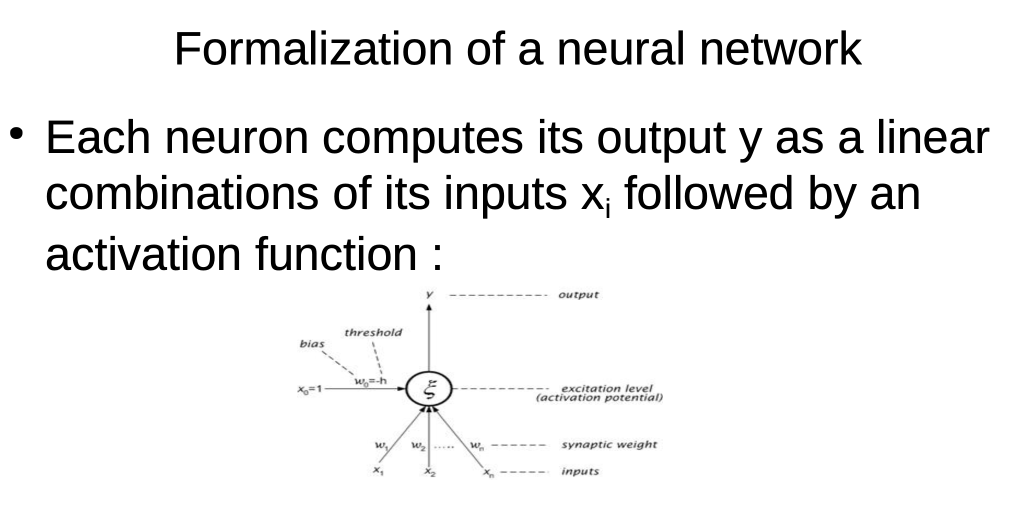
#> input picture png/NN_presentation.png, 2022 x 1022 px, found by its file name (shown at 1/2 size); the run also reads 1 picture not shown here
$ jupyter execute --allow-errors 02_Perceptron.ipynb
#> lines starting #> are read from the running program, lines starting #| are printed output that depends on the picture
[cell 1]
#!pip install tensorflow

[cell 2]
# import tensorflow as tf
# ! pip install Pillow
from PIL import Image
from IPython.display import display

Ouvrir l'image et afficher sa taille d'origine

[cell 3]
def red_png(path, factor=0.3, yes=0):
    '''This function to display a reduce image.png
    Args:
        path : directory/image.png
        factor : the reduction factor
        yes : set to 0 by default, if put to 1 it means that the size before and after will be displayed
    '''
#> called with path = './png/NN_presentation.png', factor = 0.4, yes = 0
    img = Image.open(path)
#> img is the input picture: PIL image 2022x1022 RGBA; mean R, G, B, A 239.6, 239.6, 239.6, 255
    if yes:
        print("Taille d'origine :", img.size)

    # Redimensionner l'image à 50% de sa taille d'origine
    new_size = (int(img.width * factor), int(img.height * factor))
    img_resized = img.resize(new_size)
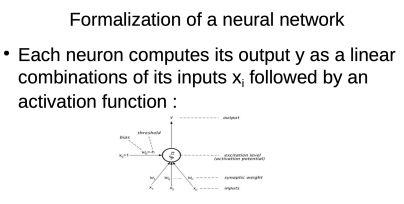
#> img_resized: PIL image 808x408 RGBA (shown at 1/2 size); mean R, G, B, A 239.6, 239.6, 239.6, 255

    # Afficher la nouvelle taille de l'image
    if yes:
        print("Nouvelle taille :", img_resized.size)

    # Afficher l'image redimensionnée dans le notebook
    display(img_resized)
    print("Source: DeepLearningIASD.pdf Tristan Cazenave PSL Dauphine")

[cell 4]
red_png(r'./png/NN_presentation.png', factor=.4)

[cell 5]
red_png(r'./png/NN_linear.png')
#> call 2 of red_png, with path = './png/NN_linear.png', factor = 0.3, yes = 0
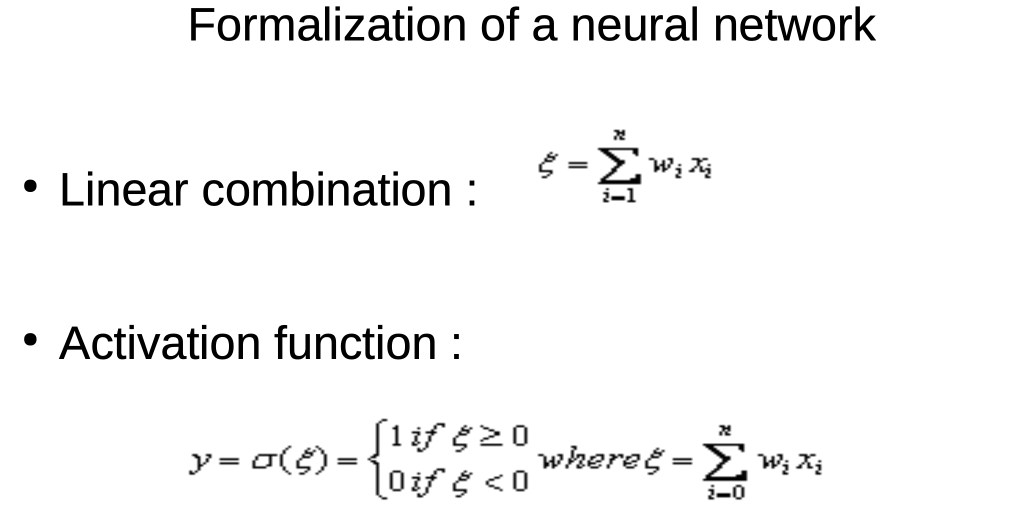
#> input picture png/NN_linear.png, 2022 x 1022 px, found by its file name (shown at 1/2 size)
#> in red_png, img is the input picture: PIL image 2022x1022 RGBA; mean R, G, B, A 244.8, 244.8, 244.8, 255
#> in red_png (call 2), `img_resized = img.resize(new_size)`:
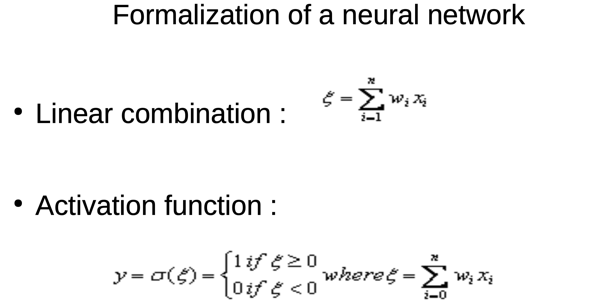
#> img_resized: PIL image 606x306 RGBA; mean R, G, B, A 244.7, 244.7, 244.7, 255

[cell 6]
red_png(r'./png/NN_activation.png')
#> call 3 of red_png, with path = './png/NN_activation.png', factor = 0.3, yes = 0
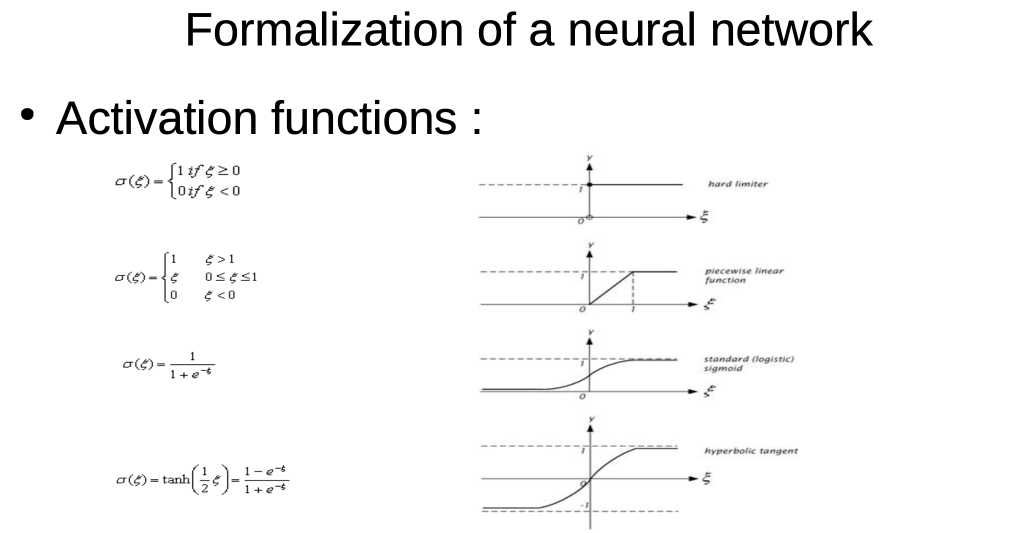
#> input picture png/NN_activation.png, 2022 x 1066 px, found by its file name (shown at 1/2 size)
#> in red_png, img is the input picture: PIL image 2022x1066 RGBA; mean R, G, B, A 247.6, 247.6, 247.6, 255
#> in red_png (call 3), `img_resized = img.resize(new_size)`:
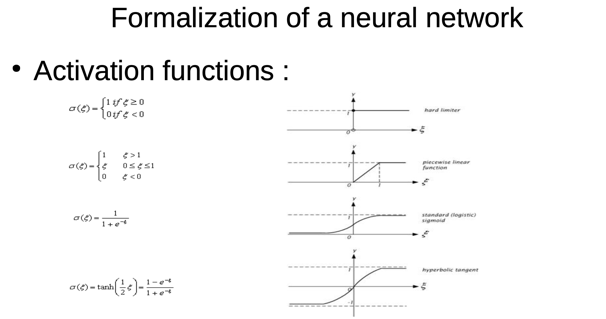
#> img_resized: PIL image 606x319 RGBA; mean R, G, B, A 247.5, 247.5, 247.5, 255

# Optimisation

Each layer of the first layer transforms the inputs (data) such as:

$output = relu(dot(W,input) + b$

The tensors $W$ and $b$ are the attributes of the layer. They are called the **weights** or trainable parameters.
They are respectively named the attributs $kernel$ and $bias$.
These weights contain all the information learned by the network thanks to the exposition to the training data.

### The steps
- The random initialisation: the initial $weights$ contain small values chosen randomly. Of course the results are unlikely to be satisfying, it is just a starting point.
- The training loop: the weights are adjusted progressively in function of the return signal:
1. Randomly select a batch (_lot_) of training examples x and their associated labels y
2. launch the execution on the lot x (this step is called the **forward pass**) to obtain the predictions $y_pred$
3. Compute the loss of the network on the batch, i.e. mesure the shift between $y$ and $y_pred$
4. Update all the weights of the network in order to reduce slightly (_légèrement_) the loss over the batch

By the end of the process, the network will have a low loss on the training data set, i.e. a low shift between the predictions $y_pred$ and the expected labels $y$.
The network has learnt how to associate the inputs data to the correct targeted labels.

Of course, for a network (sometimes contains millions, billions of weights) the method to update the weights will be done globally.

All the operations used in the network are **differentiable** (have a derivative), we will thus compute the **Gradient to the loss** with respect to the coefficients of the network (_par rapport aux coefficients du réseau_).

We will then, move the coefficients in the opposit direction to the one of the gradient, thus reducing the loss.

# Backpropagation (_rétropropagation_)

## Example on the Perceptron to understand the backpropagation

Neural network with:
- two inputs $(i_1, i_2)$,
- two outputs $(o_1, o_2)$ and
- two hidden layers $(h_1, h_2)$

[cell 7]
red_png(r'./png/Perceptron.png', factor=.4)
#> call 4 of red_png, with path = './png/Perceptron.png', factor = 0.4, yes = 0
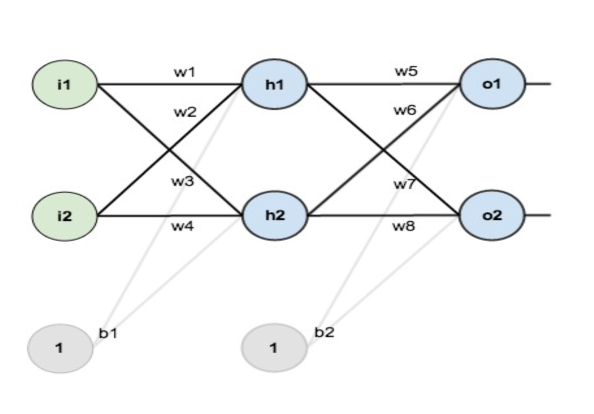
#> input picture png/Perceptron.png, 1188 x 828 px, found by its file name (shown at 1/2 size)
#> in red_png, img is the input picture: PIL image 1188x828 RGBA; mean R, G, B, A 245.3, 246.3, 246.5, 255
#> in red_png (call 4), `img_resized = img.resize(new_size)`:
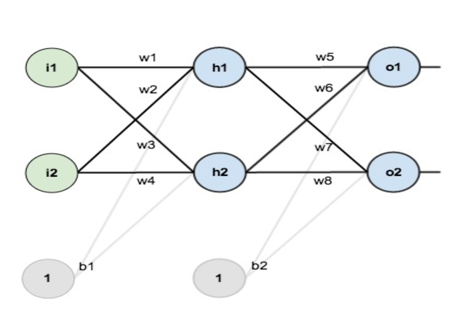
#> img_resized: PIL image 475x331 RGBA; mean R, G, B, A 245.3, 246.3, 246.5, 255

In this image, you have an "input" layer, an hidden layer and an output layer.

Objective
- Write a code for the random initialisation
- Write a code for the forward pass.
- Compute the mean square error
- Backpropagate the error
- Train the network

[cell 8]
import math

# The inputs
i1 = .05
i2 = .10

# The outputs (targets)
o1 = .01
o2 = .99

# Initialisation of the input weights in the first layer
w1 = .15
w2 = .20
w3 = .25
w4 = .30
# Initialisation of the constant in the first layer
b1 = .35

# Initialisation des poids de sortie de la 1ère couche cachée
w5 = .40
w6 = .45
w7 = .50
w8 = .55
b2 = .60

[cell 9]
# Cibles de nos deux sorties du réseau de neurones
target_o1 = 0.01
target_o2 = 0.99

[cell 10]
# Définition de la fonction d'activation (sigmoïde)
import numpy as np
def sigmoid(x):
    s = 1/(1+np.exp(-x))
    return s

[cell 11]
sigmoid(0)

# The Forward Pass

[cell 12]
red_png(r'./png/NN_Fwd_Pass.png', factor=.4)
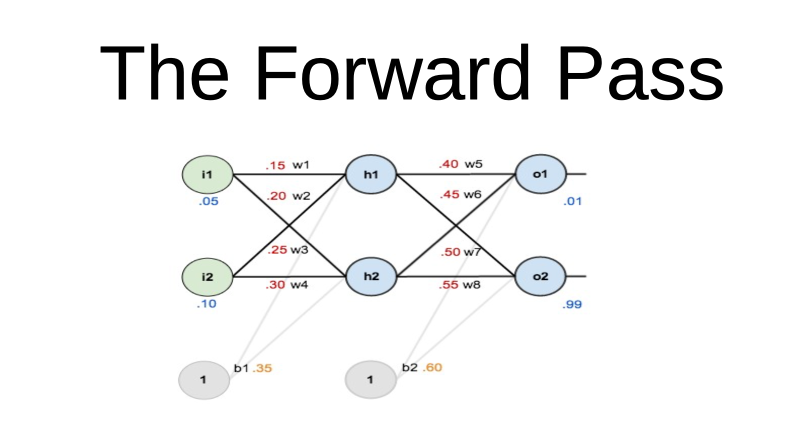
#> input picture png/NN_Fwd_Pass.png, 1610 x 882 px, found by its file name (shown at 1/2 size)
#> in red_png, img is the input picture: PIL image 1610x882 RGBA; mean R, G, B, A 243.5, 243.8, 243.8, 255
#> (the rest of the program and of its run is left out)
